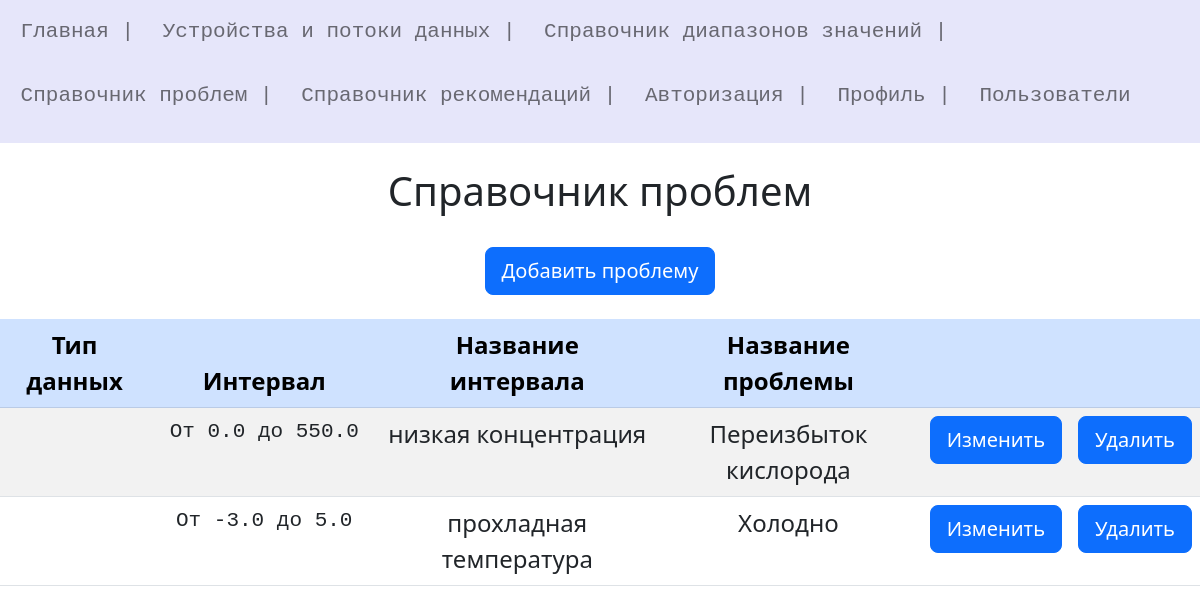
Page /problems (signed in) on the committed database.
### models.py (models this page shows)
class Problem(db.Model):
    id = db.Column(db.Integer, primary_key=True)
    Name = db.Column(db.String(50))
    Range_Id = db.Column(db.Integer, db.ForeignKey('range.id'))
    rng = db.relationship('Range', backref='Problem', uselist=False , lazy='subquery')
    adv = db.relationship('Advice', backref='Problem', uselist=True, lazy='subquery')

class Range(db.Model):
    id = db.Column(db.Integer, primary_key=True)
    Min = db.Column(db.Float)
    Max = db.Column(db.Float)
    Name = db.Column(db.String(50))
    Directory_Id = db.Column(db.Integer, db.ForeignKey('directory.id'))
    Sensor_Id = db.Column(db.Integer, db.ForeignKey('sensor.id'))
    dir = db.relationship('Directory', backref = 'Range', uselist=False , lazy='subquery')
    sen = db.relationship('Sensor', backref = 'Range', uselist=False , lazy='subquery')
    prob = db.relationship('Problem', backref = 'Range', uselist=True, lazy='subquery')

### Thread/thread.py (the view)
@app.route("/problems")
@login_required
def problems():
    try:
        problems = db.session.query(Problem).all()
    except:
        print("Ошибка считывания проблем из Базы данных")
    return render_template('thread/problems.html', title="Справочник проблем", content = problems)

### User/UserLogin.py (called while the page is built)
    def fromDB(self, user_id, db, User, app ):
        try:
            with app.app_context():
                self.__user = User.query.filter_by(id=user_id).first()
            if not self:
                print("Пользователь не найден")
                return False
            return self
        except:
            print("Ошибка получения данных из БД")
            return False

### User/user.py (called while the page is built)
@login_manager.user_loader
def load_user(user_id):
    print("load_user")
    return UserLogin().fromDB(user_id,db,User,app)

### Thread/templates/thread/problems.html (shortened to what this page needs)
{% extends 'base.html' %}
{% block content %}
    {{ super() }}
    <center>
    <br>
    <a class="btn btn-primary btn-lg" href="{{url_for('add_problem')}}" role="button" >Добавить проблему</a>
    <br><br>
    <table class="table table-striped" style="width: 1200px;">
        <thead class="table-primary" >
            <tr class = " fs-4" >
                <th scope="col" class='text-center'>Тип данных</th>
                <th scope="col" class='text-center'>Интервал</th>
                <th scope="col" class='text-center'>Название интервала</th>
                <th scope="col" class='text-center'>Название проблемы</th>
                <th scope="col" class='text-center'> </th>
                <th scope="col" class='text-center'> </th>
            </tr>
        </thead>
        <tbody class="fs-4">
        {% for k in content %}
        <tr>
            <td class='text-center'>{{k.rng.Type_of_data}}</td>
            <td class='text-center'><pre> От {{k.rng.Min}} до {{k.rng.Max}} </pre></td>
            <td class='text-center'>{{k.rng.Name}}</td>
            <td class='text-center'>{{k.Name}}</td>
            <td class='text-center'><a class="btn btn-primary btn-lg" href="/update_problem/{{k.id}}" role="button" >Изменить</a></td>
            <td class='text-center'><a class="btn btn-primary btn-lg" href="/delete_problem/{{k.id}}" role="button" >Удалить</a></td>
        </tr>
        {% endfor -%}
        </tbody>
    </table>
    </center>
{% endblock %}

### rows in the picture
Problem: rng.Min "0.0", rng.Max "550.0", rng.Name "низкая концентрация", Name "Переизбыток кислорода"
Problem: rng.Min "-3.0", rng.Max "5.0", rng.Name "прохладная температура", Name "Холодно"

### other values in the picture
{{ title }} "Справочник проблем"
